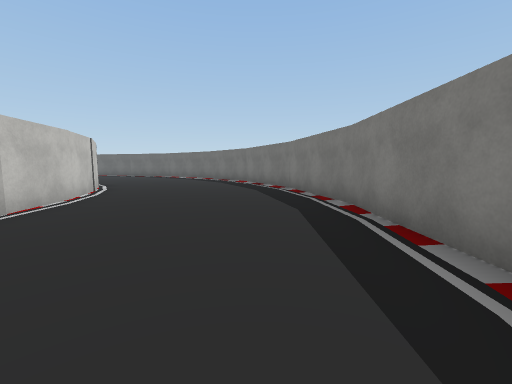
view 1 (above)

21 first-person views from a walk through a 3-D level made in the Unity game engine. The camera is 1.4 m above the floor, tilts 6° down and sees 90° across. The floor is counted in squares, 2 m on a side. Each view is taken from the middle of a square. On the plan, view 1 faces up. The plan holds only what a view shows up to about 9 squares ahead; the rest is blank. The place goes on beyond the plan. Some surface patterns are stand-ins.

view 2
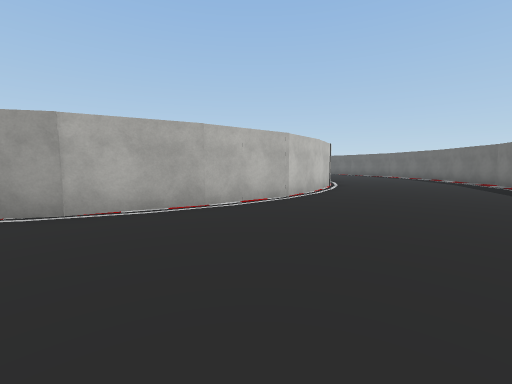

view 3
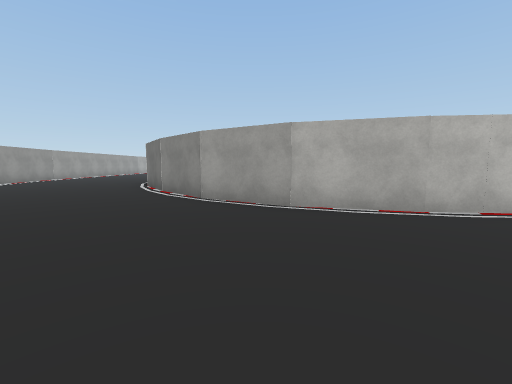

view 4
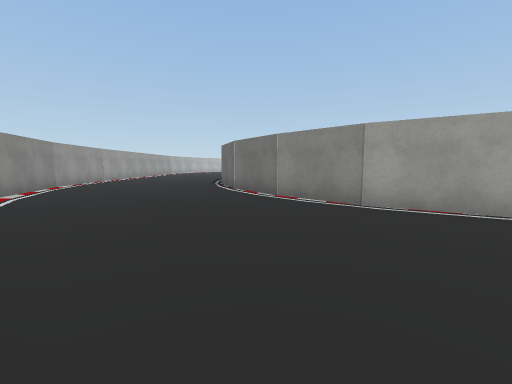

view 5
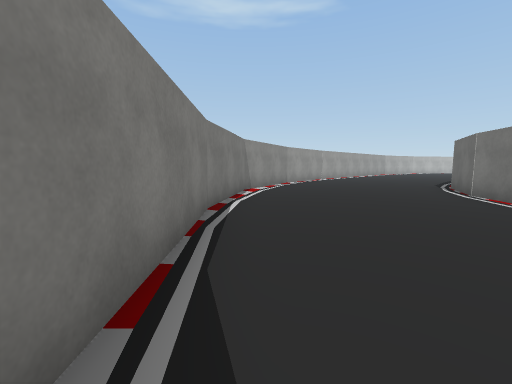

view 6
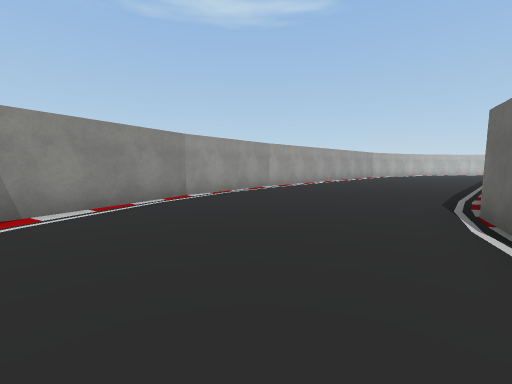

view 7
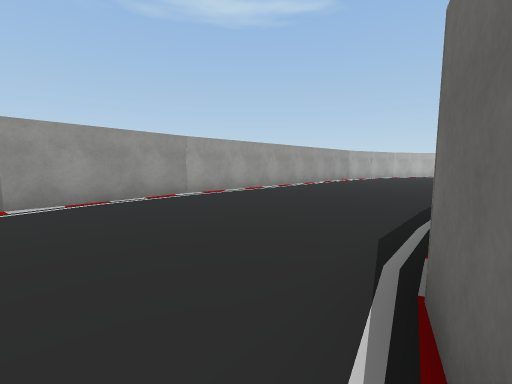

view 8
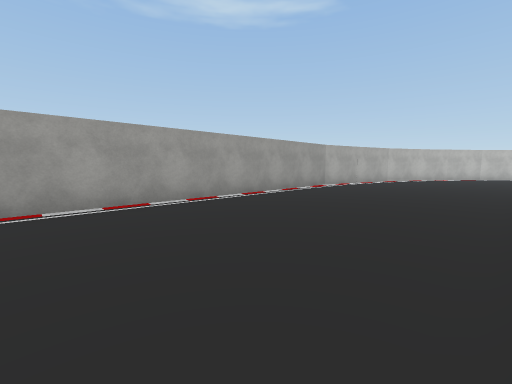

view 9
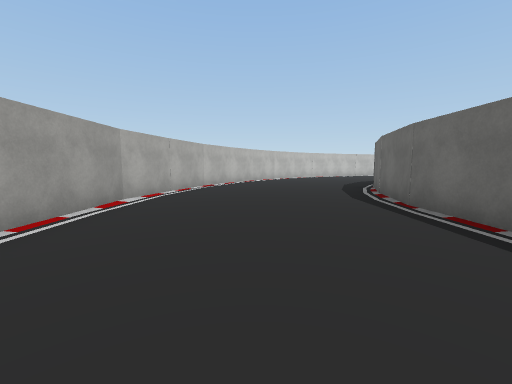

view 10
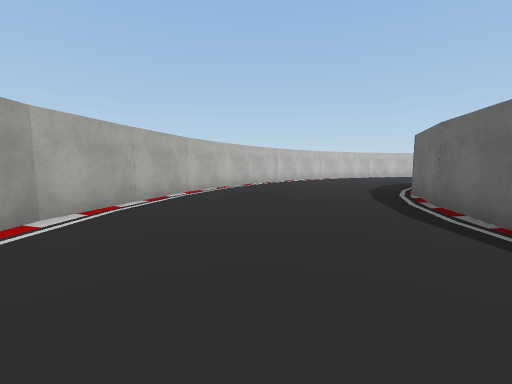

view 11
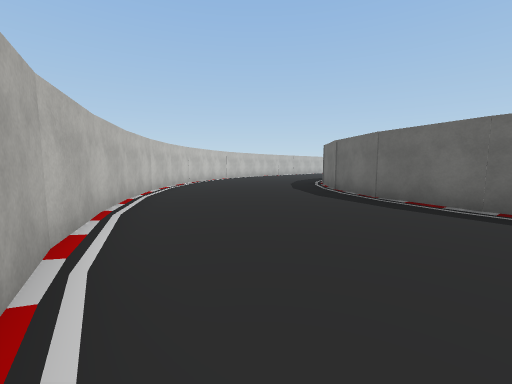

view 12
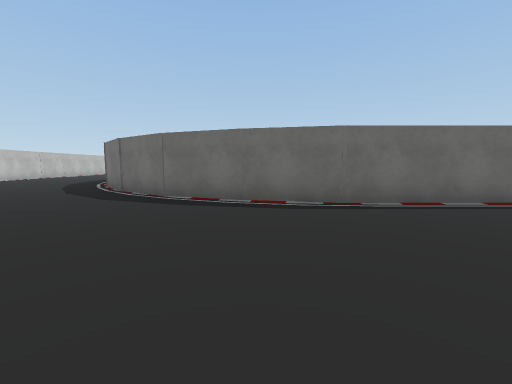

view 13
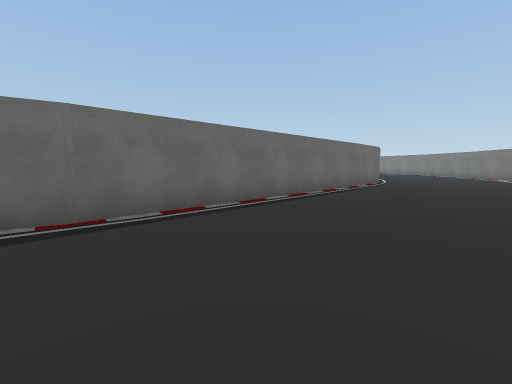

view 14
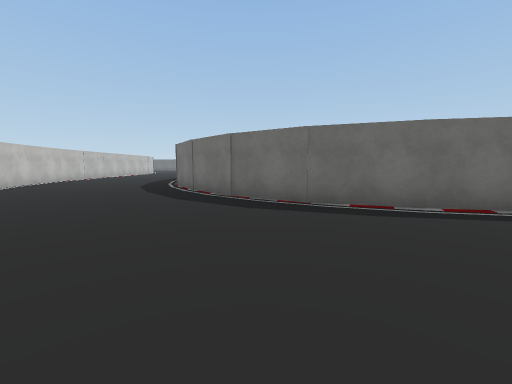

view 15
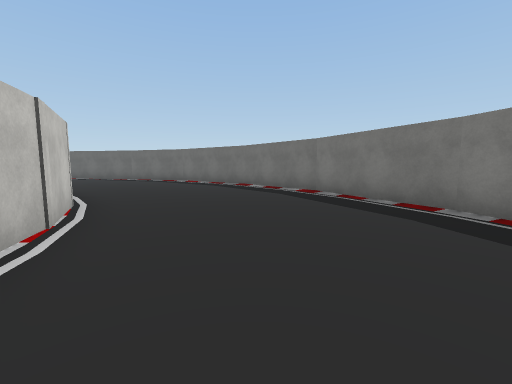

view 16
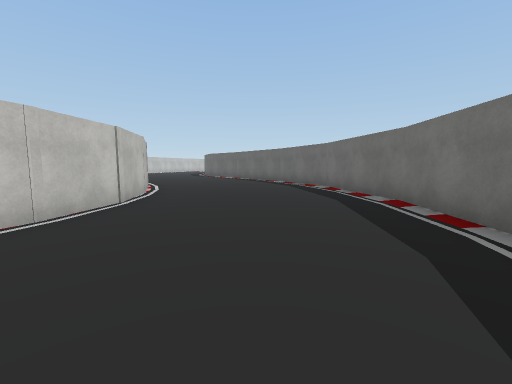

view 17
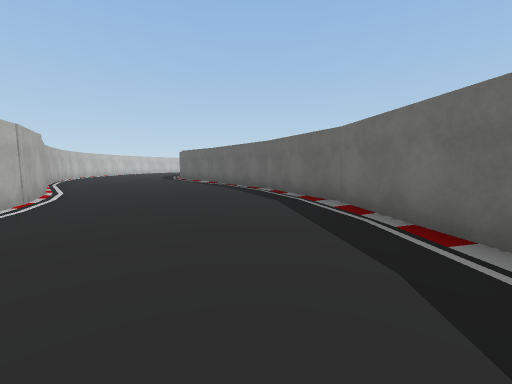

view 18
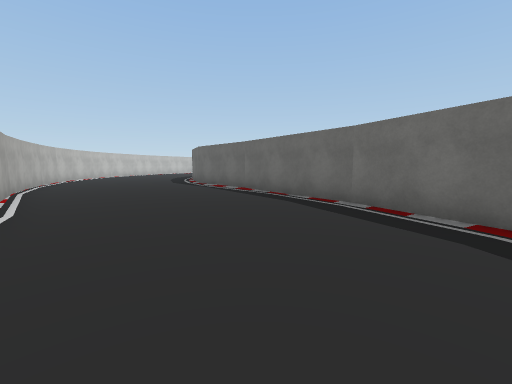

view 19
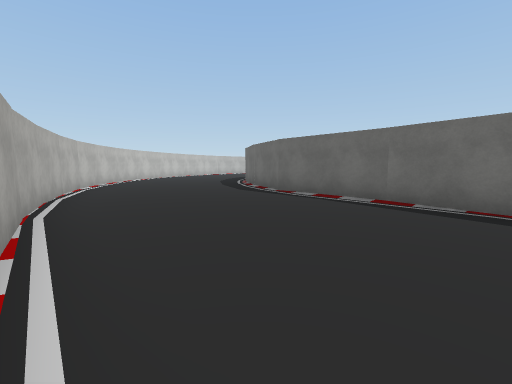

view 20
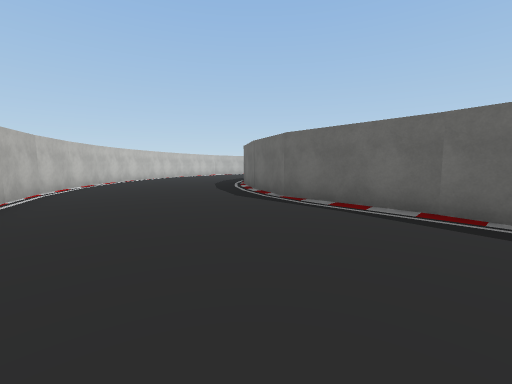

view 21
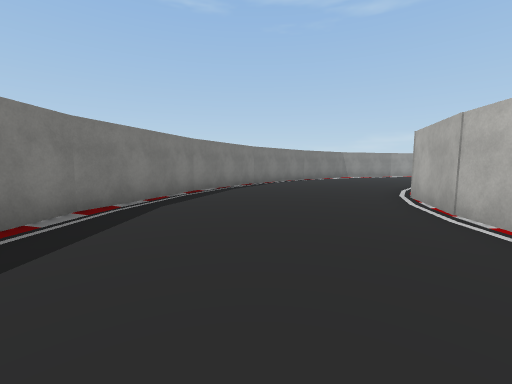

### Floor plan
Points are (right, up) in squares from view 1. A wall is a line through its corners. A room is listed if a view was taken in it or the views show most of it. See-through windows are left out.
Room 1 (views 1, 2, 3, 4, 5, 6, 7, 8, 9, 10, 11, 12, 13, 14, 15, 16, 17, 18, 19, 20, 21)
walls: (-10.9, 11.8) (-8.9, 11.3); (-14.5, 12.2) (-12.1, 11.9); (-9.3, 11.4) (-8.1, 10.8); (-7.7, 10.7) (-6.1, 9.5); (-11.6, 17.2) (-14.5, 17.4) (-16.4, 18.3); (-17.7, 12.9) (-14.4, 12.1); (-8, 16.5) (-11.7, 17.2); (-6.3, 9.8) (-5, 8.2); (-19, 13.7) (-17.5, 13); (-16.2, 18.2) (-17.6, 19.1); (-5.2, 15.4) (-8.1, 16.6); (-5.2, 8.5) (-4.3, 6.7); (-20.4, 14.5) (-18.9, 13.6); (-4.4, 7) (-3.8, 5.3) (-3.6, 3.6); (-2.4, 13.3) (-5.3, 15.5); (-21.4, 15.4) (-20.3, 14.4); (-0.4, 10.8) (-2.5, 13.4); (-3.5, 3.6) (-3.8, 1.4); (-3.7, 1.6) (-4.3, -0.4) (-5.4, -2.2); (1, 7.8) (-0.4, 10.9); (1.7, 4.6) (1, 7.9); (-5.3, -2.1) (-6.9, -3.5); (-6.8, -3.5) (-8.7, -4.7); (-8.5, -4.6) (-10.6, -5.3); (1.6, 1.3) (1.7, 4.7); (-11.9, -5.4) (-20.5, -5.4); (0.6, -2) (1.6, 1.4); (-20.3, -5.4) (-22.4, -4.9); (-0.5, -4.1) (0.7, -1.8); (-22.2, -5) (-24, -4.3); (-26.7, -1.9) (-27.5, -0.5); (-24, -4.4) (-25.6, -3.2); (-25.5, -3.3) (-26.8, -1.8); (-3.4, -7.5) (-0.9, -4.8); (-9.1, -10.3) (-5.8, -9.2) (-3.3, -7.4); (-12.4, -10.7) (-8.9, -10.2); (-21.1, -10.6) (-12.2, -10.6); (-24.7, -9.7) (-21.1, -10.8); (-26.3, -9) (-24.6, -9.8); (-27.5, -8.2) (-26.1, -9)

Positions as (right, up) in squares from view 1, and headings:
1: (0, 0), facing up
2: (0, -1), facing up-left
3: (0, -1), facing left
4: (-1, -4), facing left
5: (-1, -4), facing down-left
6: (-6, -5), facing down-left
7: (-9, -5), facing down-left
8: (-13, -6), facing down-left
9: (-16, -8), facing left
10: (-18, -8), facing left
11: (-22, -10), facing up-left
12: (-22, -10), facing up
13: (-21, -9), facing up-right
14: (-25, -9), facing up
15: (-2, 4), facing up
16: (-1, 8), facing up-left
17: (-3, 11), facing up-left
18: (-6, 12), facing up-left
19: (-10, 12), facing up-left
20: (-11, 13), facing up-left
21: (-1, 5), facing down
